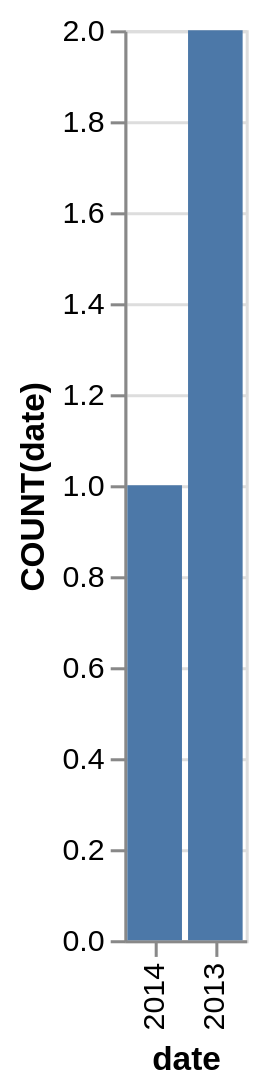

This figure's Vega-Lite source:
### Vega-Lite specification from a JSON file in a GitHub repository (floating-point values rounded to 4 significant figures)
{"data": {"values": [{"x_data": "2014", "y_data": 1}, {"x_data": "2013", "y_data": 2}]}, "mark": "bar", "encoding": {"x": {"field": "x_data", "type": "nominal", "title": "date", "sort": {"op": "sum", "field": "y_data", "order": "ascending"}}, "y": {"field": "y_data", "type": "quantitative", "title": "COUNT(date)"}}}
